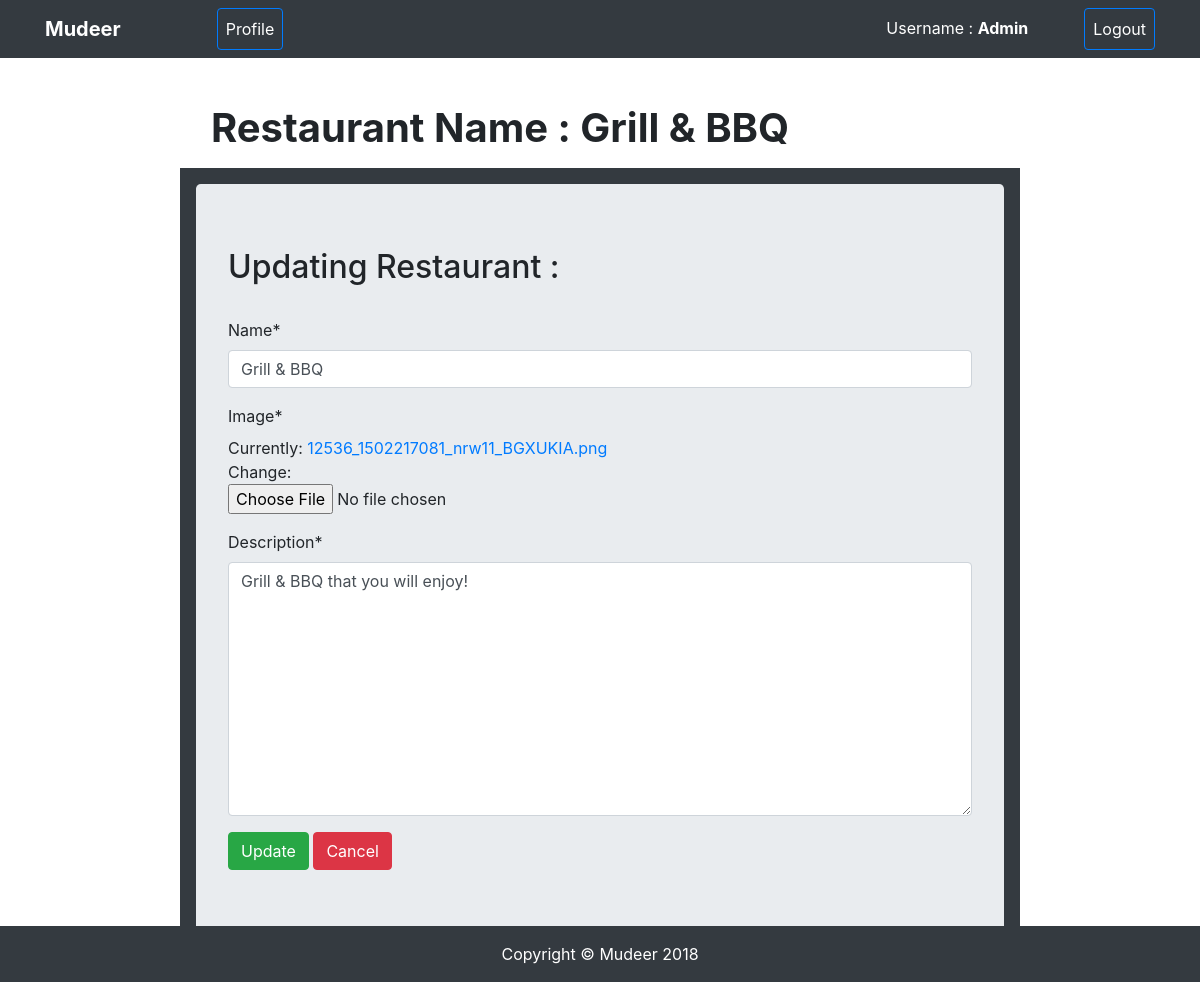
/update/33/ (signed in), run on an earlier commit of the app's database.
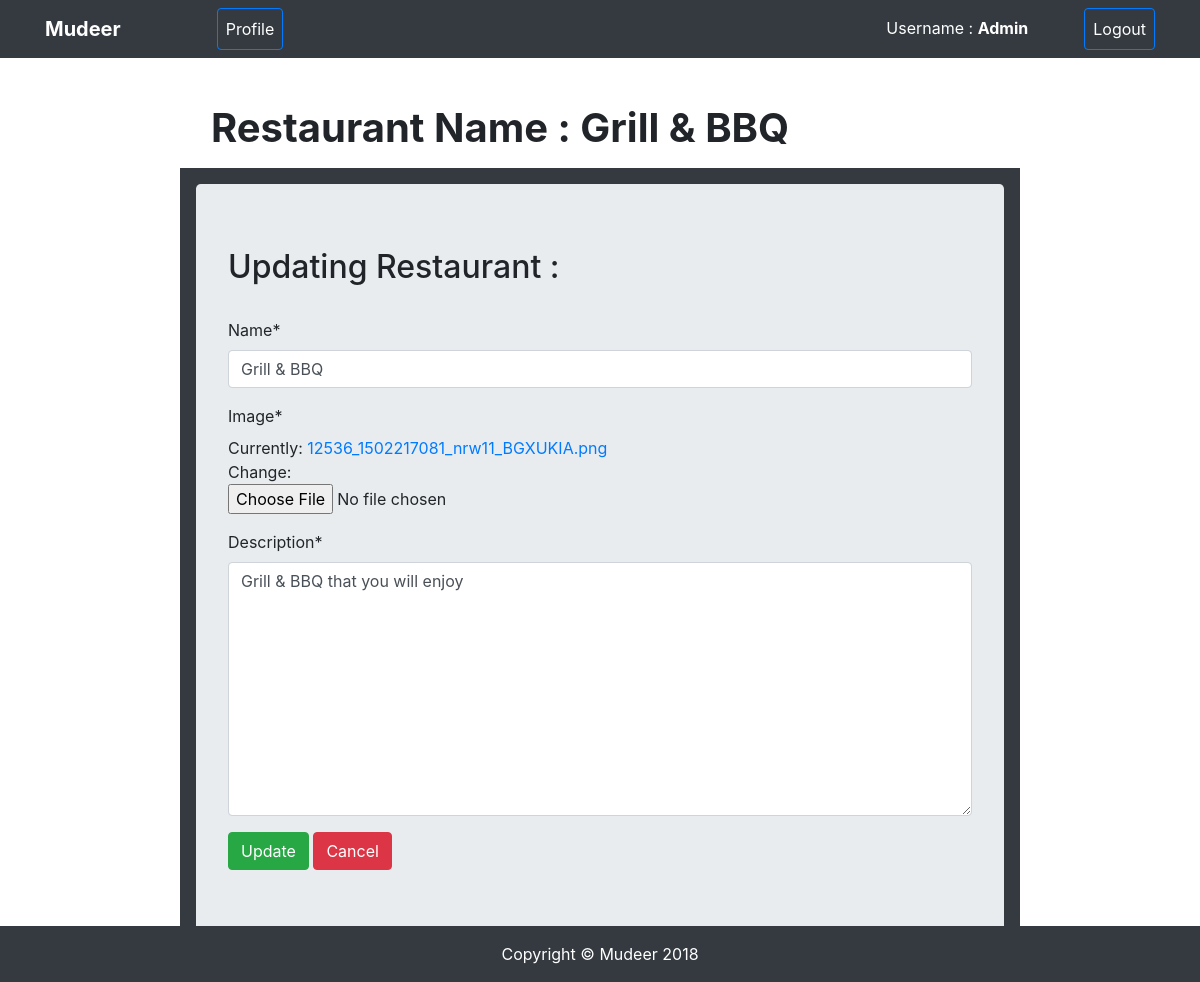
And on a later commit of the database.
### POSsystem/models.py (models this page shows, shortened)
class Restaurant(models.Model):
	name = models.CharField(max_length=25)
	image = models.ImageField()
	owner = models.ForeignKey(User, on_delete=models.CASCADE)
	description = models.TextField()
	established = models.DateField(auto_now_add=True)

### POSsystem/views.py (the view)
# urls.py: path('update/<int:restaurant_id>/', views.update, name="update_rest"),
def update(request, restaurant_id):
	restaurant_obj = Restaurant.objects.get(id=restaurant_id)
	if not(request.user.is_staff or request.user==restaurant_obj.owner):
		raise Http404("You don't have permission")
	form = RestaurantForm(instance=restaurant_obj)
	if request.method == "POST":
		form = RestaurantForm(request.POST, request.FILES, instance=restaurant_obj)
		if form.is_valid():
			form.save()
			return redirect("profile_page")
	context = {
		"form": form,
		"restaurant_obj": restaurant_obj,
	}
	return render(request, 'update_rest.html', context)

### POSsystem/forms.py
class RestaurantForm(forms.ModelForm):
	class Meta:
		model = Restaurant
		fields = '__all__'
		exclude =['owner']

### POSsystem/templates/update_rest.html (shortened to what this page needs)
{% extends "base.html" %}
{% load crispy_forms_tags %}
{% block content %}
<div class="container">
	<div class="col-md-12">
		<h1 class="mt-5 ml-3"><strong>Restaurant Name : {{restaurant_obj.name}}</strong></h1>
	</div>
	<div class="col-md-12 bg-dark mt-3 md-3 px-3 p-3">
		<form class="jumbotron " action="{% url 'update_rest' restaurant_id=restaurant_obj.id %}" method="POST" enctype="multipart/form-data">
			<h2> Updating Restaurant :</h2>
			<br>
		{{form|crispy}}
		<input type="submit" name="create" value="Update" class="btn btn-success">
			<a href="{% url 'profile_page' %}" class="btn btn-danger">Cancel</a>
	</form>
</div>
</div>
{% endblock content %}

What changed in the data, as far as the page shows it:
changed Restaurant "Grill & BBQ": description "Grill & BBQ that you will enjoy!" → "Grill & BBQ that you will enjoy"
